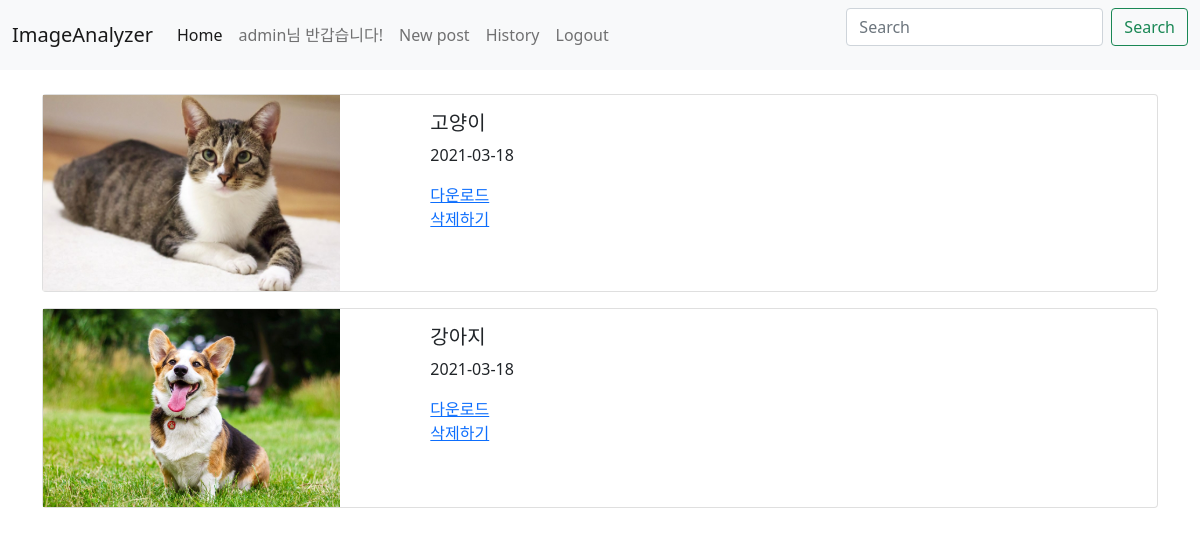
The app's page /polls/history/ (signed in), older data.
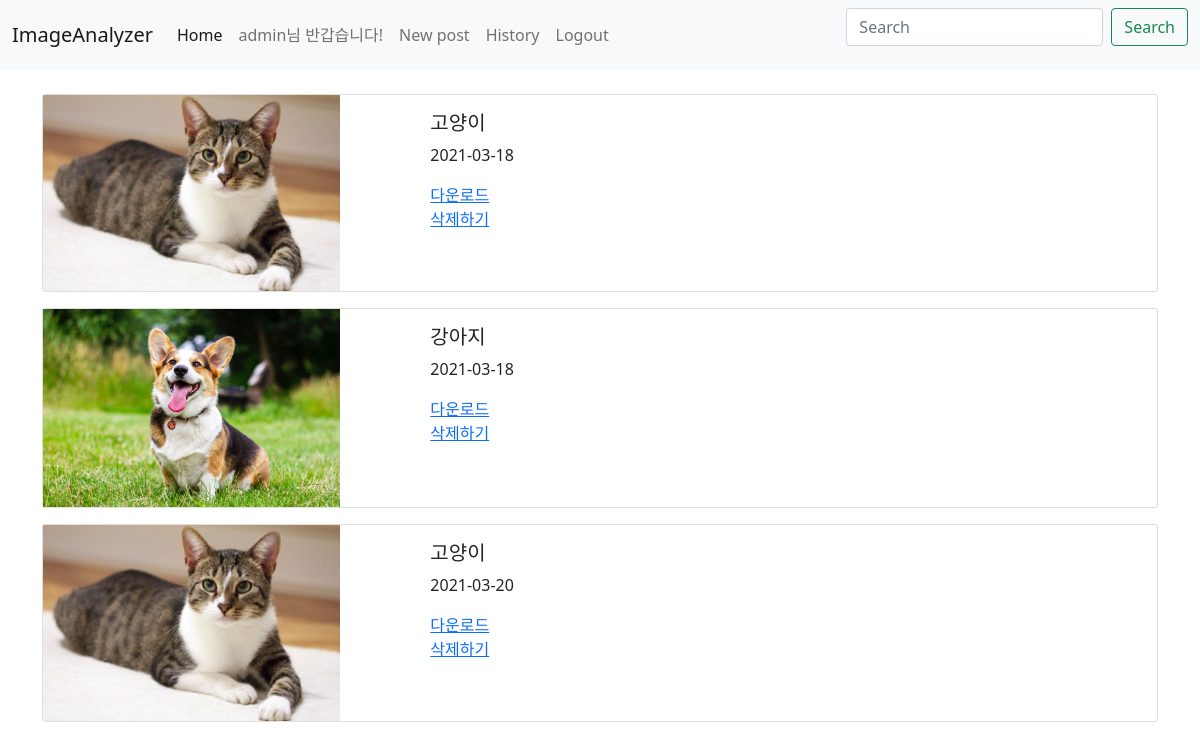
The same page, newer data.
### polls/models.py (models this page shows, shortened)
class Images_info(models.Model):
    author = models.ForeignKey(settings.AUTH_USER_MODEL, on_delete=models.CASCADE)
    image_title = models.CharField(max_length=200)
    image_pub_date = models.DateTimeField('date published')
    image_data = models.ImageField(blank=True, upload_to="images", null=True)

### polls/views.py (the view)
# urls.py: path('history/', views.history, name='history'),
def history(request):
    images = Images_info.objects.filter(author=request.user)
    return render(request, 'history.html', {'images' : images})

### polls/templates/history.html
{% extends 'base.html' %}
{% block content %}
{% for image in images.all %}
<div class="card mb-3" style="width: 100%;">
    <div class="row g-0">
      <div class="col-md-4">
        <img src="{{ image.image_data.url }}" width=80% height=auto>
      </div>
      <div class="col-md-8">
        <div class="card-body">
          <h5 class="card-title">{{ image.image_title }}</h5>
          <p class="card-text">{{ image.image_pub_date | date:"Y-m-d" }}</p>
          <a href="{% url 'downloads' image.id %}">다운로드</a>
          <br>
          <a href="{% url 'delete' image.id %}">삭제하기</a>
        </div>
      </div>
    </div>
  </div>
{% endfor %}
{% endblock %}

Row changes from the older to the newer data that the page shows:
added Images_info: image_data (picture), image_title "고양이", image_pub_date "2021-03-20"
